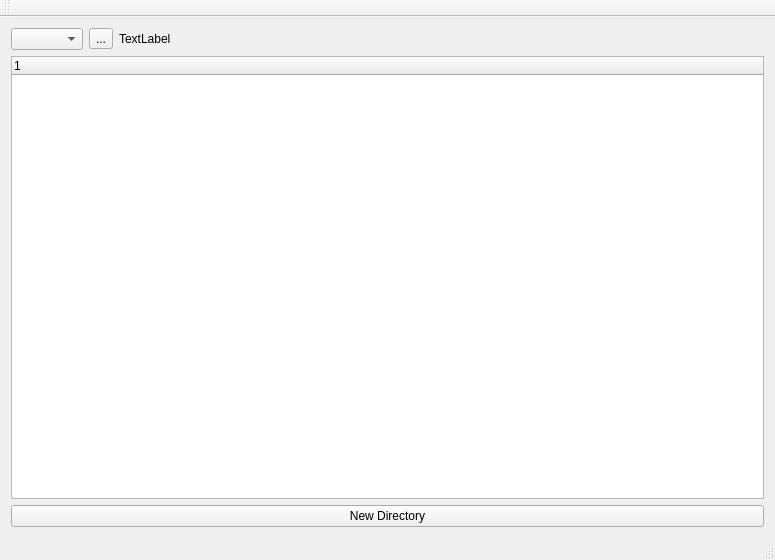
<?xml version="1.0" encoding="UTF-8"?>
<ui version="4.0">
 <class>MainWindow</class>
 <widget class="QMainWindow" name="MainWindow">
  <property name="geometry">
   <rect>
    <x>0</x>
    <y>0</y>
    <width>775</width>
    <height>560</height>
   </rect>
  </property>
  <property name="windowTitle">
   <string>FileExplorer</string>
  </property>
  <widget class="QWidget" name="centralWidget">
   <layout class="QVBoxLayout" name="verticalLayout">
    <item>
     <layout class="QHBoxLayout" name="horizontalLayout">
      <item>
       <widget class="QComboBox" name="driveComboBox"/>
      </item>
      <item>
       <widget class="QToolButton" name="showRootDirectoryButton">
        <property name="text">
         <string>...</string>
        </property>
        <property name="icon">
         <iconset resource="appicons.qrc">
          <normaloff>:/resources/upArrowIcon.png</normaloff>:/resources/upArrowIcon.png</iconset>
        </property>
       </widget>
      </item>
      <item>
       <widget class="QLabel" name="rootLabel">
        <property name="text">
         <string>TextLabel</string>
        </property>
       </widget>
      </item>
      <item>
       <spacer name="horizontalSpacer">
        <property name="orientation">
         <enum>Qt::Horizontal</enum>
        </property>
        <property name="sizeHint" stdset="0">
         <size>
          <width>40</width>
          <height>20</height>
         </size>
        </property>
       </spacer>
      </item>
     </layout>
    </item>
    <item>
     <widget class="QTreeWidget" name="fileTreeWidget">
      <column>
       <property name="text">
        <string notr="true">1</string>
       </property>
      </column>
     </widget>
    </item>
    <item>
     <widget class="QPushButton" name="createDirectoryButton">
      <property name="text">
       <string>New Directory</string>
      </property>
     </widget>
    </item>
   </layout>
  </widget>
  <widget class="QMenuBar" name="menuBar">
   <property name="geometry">
    <rect>
     <x>0</x>
     <y>0</y>
     <width>775</width>
     <height>21</height>
    </rect>
   </property>
  </widget>
  <widget class="QToolBar" name="mainToolBar">
   <attribute name="toolBarArea">
    <enum>TopToolBarArea</enum>
   </attribute>
   <attribute name="toolBarBreak">
    <bool>false</bool>
   </attribute>
  </widget>
  <widget class="QStatusBar" name="statusBar"/>
 </widget>
 <layoutdefault spacing="6" margin="11"/>
 <resources>
  <include location="appicons.qrc"/>
 </resources>
 <connections/>
</ui>
